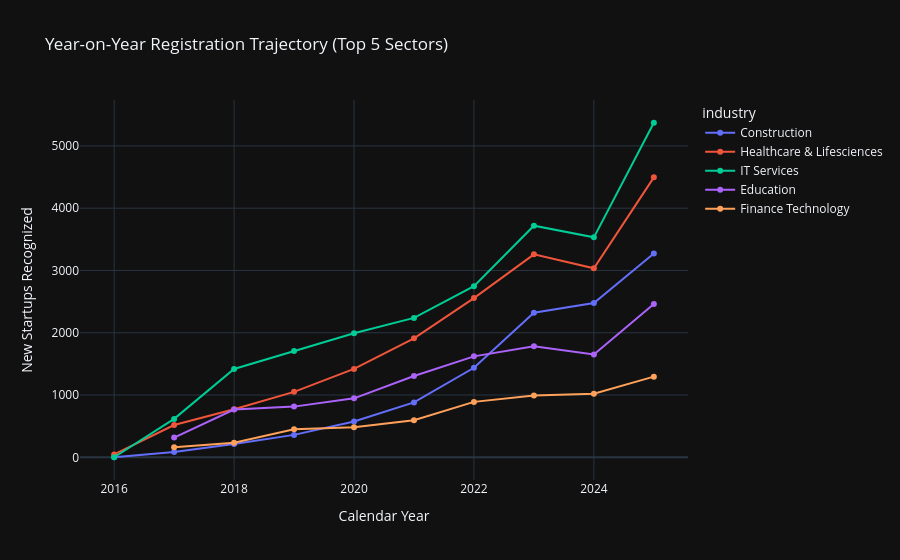

Write notebook code for a chart like this one.
### Markdown cell above
Time-Series Analysis (Year-on-Year Growth)

### Code cell
# 1. Define the top 5 industries we want to track based on your bar chart
top_5_sectors = ['IT Services', 'Healthcare & Lifesciences', 'Education', 'Construction', 'Finance Technology']

# 2. Filter the dataframe for only these 5 sectors
df_top_5 = df[df['industry'].isin(top_5_sectors)]

# 3. Group by Year and Industry to get the registration trends
trend_data = df_top_5.groupby(['year', 'industry'])['startups_recognized'].sum().reset_index()

# 4. Plot an interactive line chart
fig_line = px.line(
    trend_data,
    x="year",
    y="startups_recognized",
    color="industry",
    markers=True,
    title="Year-on-Year Registration Trajectory (Top 5 Sectors)",
    labels={"startups_recognized": "New Startups Recognized", "year": "Calendar Year"},
    template="plotly_dark"
)

fig_line.update_layout(hovermode="x unified")
fig_line.show()

### Figure 1 — Plotly figure (JSON) as saved in the notebook; plotly's stock layout.template omitted (floating-point values rounded to 4 significant figures)
{"data": [{"hovertemplate": "industry=Construction<br>Calendar Year=%{x}<br>New Startups Recognized=%{y}<extra></extra>", "legendgroup": "Construction", "line": {"color": "#636efa", "dash": "solid"}, "marker": {"symbol": "circle"}, "mode": "lines+markers", "name": "Construction", "orientation": "v", "showlegend": true, "type": "scatter", "x": [2016, 2017, 2018, 2019, 2020, 2021, 2022, 2023, 2024, 2025], "xaxis": "x", "y": [2, 84, 214, 360, 576, 881, 1438, 2321, 2476, 3273], "yaxis": "y"}, {"hovertemplate": "industry=Healthcare & Lifesciences<br>Calendar Year=%{x}<br>New Startups Recognized=%{y}<extra></extra>", "legendgroup": "Healthcare & Lifesciences", "line": {"color": "#EF553B", "dash": "solid"}, "marker": {"symbol": "circle"}, "mode": "lines+markers", "name": "Healthcare & Lifesciences", "orientation": "v", "showlegend": true, "type": "scatter", "x": [2016, 2017, 2018, 2019, 2020, 2021, 2022, 2023, 2024, 2025], "xaxis": "x", "y": [46, 518, 772, 1051, 1419, 1911, 2557, 3259, 3035, 4495], "yaxis": "y"}, {"hovertemplate": "industry=IT Services<br>Calendar Year=%{x}<br>New Startups Recognized=%{y}<extra></extra>", "legendgroup": "IT Services", "line": {"color": "#00cc96", "dash": "solid"}, "marker": {"symbol": "circle"}, "mode": "lines+markers", "name": "IT Services", "orientation": "v", "showlegend": true, "type": "scatter", "x": [2016, 2017, 2018, 2019, 2020, 2021, 2022, 2023, 2024, 2025], "xaxis": "x", "y": [1, 617, 1418, 1706, 1991, 2238, 2747, 3719, 3532, 5372], "yaxis": "y"}, {"hovertemplate": "industry=Education<br>Calendar Year=%{x}<br>New Startups Recognized=%{y}<extra></extra>", "legendgroup": "Education", "line": {"color": "#ab63fa", "dash": "solid"}, "marker": {"symbol": "circle"}, "mode": "lines+markers", "name": "Education", "orientation": "v", "showlegend": true, "type": "scatter", "x": [2017, 2018, 2019, 2020, 2021, 2022, 2023, 2024, 2025], "xaxis": "x", "y": [317, 767, 814, 947, 1306, 1621, 1784, 1650, 2462], "yaxis": "y"}, {"hovertemplate": "industry=Finance Technology<br>Calendar Year=%{x}<br>New Startups Recognized=%{y}<extra></extra>", "legendgroup": "Finance Technology", "line": {"color": "#FFA15A", "dash": "solid"}, "marker": {"symbol": "circle"}, "mode": "lines+markers", "name": "Finance Technology", "orientation": "v", "showlegend": true, "type": "scatter", "x": [2017, 2018, 2019, 2020, 2021, 2022, 2023, 2024, 2025], "xaxis": "x", "y": [161, 235, 449, 482, 595, 890, 991, 1022, 1295], "yaxis": "y"}], "layout": {"hovermode": "x unified", "legend": {"title": {"text": "industry"}, "tracegroupgap": 0}, "title": {"text": "Year-on-Year Registration Trajectory (Top 5 Sectors)"}, "xaxis": {"anchor": "y", "domain": [0, 1], "title": {"text": "Calendar Year"}}, "yaxis": {"anchor": "x", "domain": [0, 1], "title": {"text": "New Startups Recognized"}}}}
